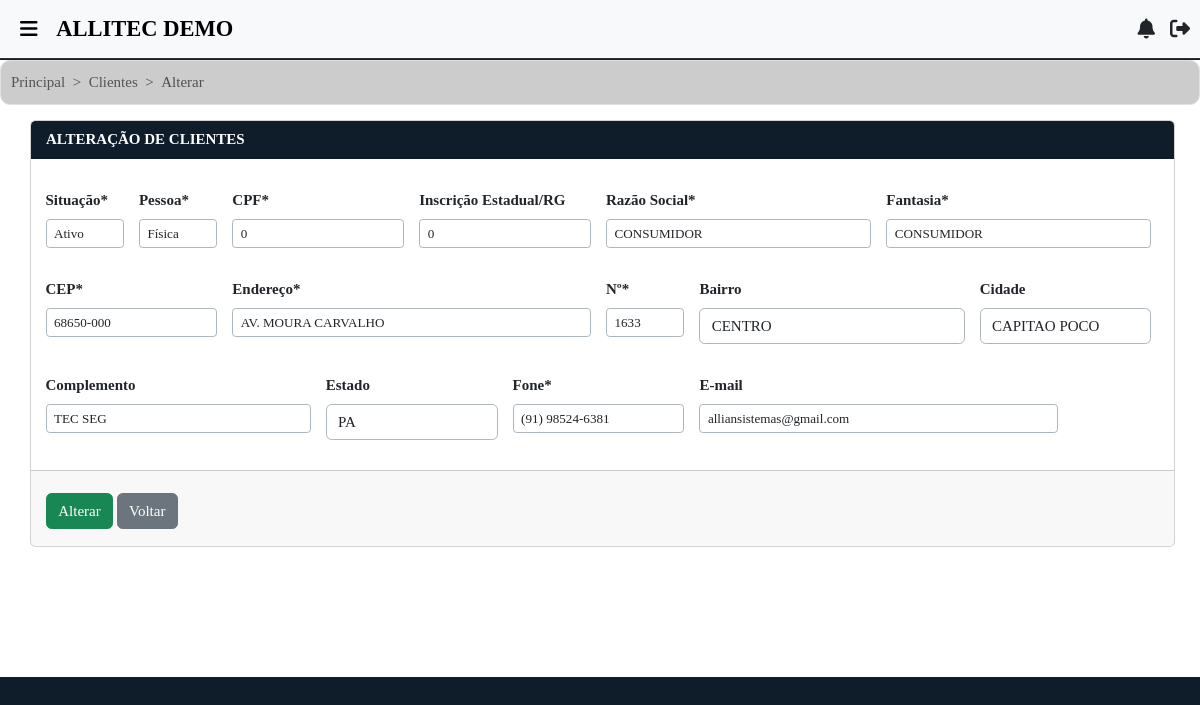
Screenshot of /clientes/att/1/ (signed in) with the database file from the repository.
### filiais/models.py (models this page shows, shortened)
class Usuario(AbstractUser):
    empresa = models.ForeignKey(Empresa, on_delete=models.CASCADE, related_name="usuarios", null=True, blank=True)
    filial_user = models.ForeignKey(Filial, on_delete=models.SET_NULL, null=True, blank=True, related_name="usuarios")
    codigo_local = models.PositiveIntegerField(blank=True, null=True)
    gerar_senha_lib = models.BooleanField(default=False, verbose_name='Gerar Senha de Liberação')
    senha_liberacao = models.CharField(max_length=20, blank=True, null=True, verbose_name='Senha de Liberação')
    is_master = models.BooleanField(default=False)
    class Meta:
        unique_together = ('username', 'empresa')

class Filial(models.Model):
    situacao = models.CharField(
        max_length=10,
        verbose_name="Situação",
        choices=[
            ('Ativa', 'Ativa'),
            ('Inativa', 'Inativa')
        ]
    )
    layout_contrato = models.CharField(
        max_length=10,
        verbose_name="Layout Contrato",
        choices=[
            ('Layout 1', 'Layout 1'),
            ('Layout 2', 'Layout 2')
        ],
        default="Layout 1"
    )
    tp_chave = models.CharField(
        max_length=20,
        verbose_name="Tipo de Chave Pix",
        choices=[
            ('CPF', 'CPF'),
            ('CNPJ', 'CNPJ'),
            ('E-mail', 'E-mail'),
            ('Telefone', 'Telefone'),
            ('Chave Aleatória', 'Chave Aleatória')
        ]
    )
    chave_pix = models.CharField(
        max_length=100,
        verbose_name="Chave Pix"
    )
    banco_fil = models.ForeignKey('bancos.Banco', on_delete=models.CASCADE, null=True, blank=True)
    beneficiario = models.CharField(max_length=255, verbose_name='Nome Beneficiário')
    info_comp = models.TextField(default="Obrigado pela preferência!", blank=True)
    info_orcamento = models.TextField(default="*Caro cliente, caso você encontre um orçamento com valor inferior, podemos analisar o orçamento concorrente para fecharmos negócio.", blank=True)
    cnpj = models.CharField(max_length=20, verbose_name='CNPJ')
    ie = models.CharField(max_length=20, verbose_name='Inscrição Estadual')
    razao_social = models.CharField(max_length=100, verbose_name='Razão Social')
    fantasia = models.CharField(max_length=100, verbose_name='Fantasia')
    endereco = models.CharField(max_length=100, verbose_name='Endereço')
    cep = models.CharField(max_length=10, verbose_name='CEP')
    numero = models.CharField(max_length=10, verbose_name='Nº')
    bairro_fil = models.ForeignKey('bairros.Bairro', on_delete=models.SET_NULL, null=True)
    complem = models.CharField(max_length=20, verbose_name='Complemento', blank=True)
    cidade_fil = models.ForeignKey('cidades.Cidade', on_delete=models.SET_NULL, null=True)
    uf = models.ForeignKey('estados.Estado', on_delete=models.SET_NULL, null=True)
    tel = models.CharField(max_length=15, verbose_name='Fone')
    email = models.EmailField(max_length=40, verbose_name='E-mail')
    fantasia_normalizado = models.CharField(max_length=255, editable=False)
    logo = models.FileField(upload_to='logo/', null=True, blank=True, default='default_logo.png')
    vinc_emp = models.ForeignKey(Empresa, on_delete=models.CASCADE)
    dt_criacao = models.CharField(
        max_length=30,
        verbose_name='Data de Registro',
        default=data_hoje_formatada
    )
    dt_inativacao = models.CharField(max_length=30, verbose_name='Data de Inativação', blank=True, null=True)
    principal = models.BooleanField(default=False, verbose_name='Filial Principal')
    vinculada_a = models.ForeignKey('self', null=True, blank=True, on_delete=models.CASCADE, related_name='filiais_secundarias', verbose_name='Filial Vinculada à')
    class Meta:
        verbose_name_plural = "Filiais"

### clientes/models.py (models this page shows, shortened)
class Cliente(models.Model):
    vinc_emp = models.ForeignKey("empresas.Empresa", on_delete=models.CASCADE)
    situacao = models.CharField(
        max_length=10,
        verbose_name="Situação",
        choices=[
            ('Ativo', 'Ativo'),
            ('Inativo', 'Inativo')
        ]
    )
    pessoa = models.CharField(
        max_length=10,
        verbose_name="Pessoa",
        choices=[
            ('Física', 'Física'),
            ('Jurídica', 'Jurídica')
        ]
    )
    cpf_cnpj = models.CharField(max_length=25)
    ie = models.CharField(max_length=20, blank=True, null=True)
    razao_social = models.CharField(max_length=100)
    fantasia = models.CharField(max_length=100)
    endereco = models.CharField(max_length=100)
    cep = models.CharField(max_length=10)
    numero = models.CharField(max_length=10)
    bairro = models.ForeignKey(Bairro, on_delete=models.SET_NULL, null=True)
    cidade = models.ForeignKey(Cidade, on_delete=models.SET_NULL, null=True)
    uf = models.ForeignKey(Estado, on_delete=models.SET_NULL, null=True)
    complem = models.CharField(max_length=30, blank=True, default="")
    tel = models.CharField(max_length=30)
    email = models.EmailField(max_length=40)
    dt_reg = models.CharField(max_length=10, verbose_name="Data de Registro", default=data_hoje_formatada)
    class Meta:
        verbose_name_plural = "Clientes"

### clientes/views.py (the view)
# urls.py: path("att/<int:id>/", views.att_cliente, name='att-cliente'),
@verifica_alguma_permissao(
    'clientes.add_cliente',
    'clientes.change_cliente',
    'clientes.delete_cliente'
)
@login_required
def att_cliente(request, id):
    cli = get_object_or_404(Cliente, pk=id)
    form = ClienteForm(instance=cli)
    if not request.user.has_perm('clientes.change_cliente'):
        messages.info(request, 'Você não tem permissão para editar clientes.')
        return redirect('/clientes/lista/')
    if request.method == 'POST':
        form = ClienteForm(request.POST, instance=cli)
        if form.is_valid():
            cli.save()
            clie = str(cli.id)
            messages.success(request, 'Cliente atualizado com sucesso!')
            return redirect('/clientes/lista/?tp=cod&s=' + clie)
        else:
            error_messages = []
            for field in form:
                if field.errors:
                    for error in field.errors:
                        error_messages.append(f"<i class='fa-solid fa-xmark'></i> Campo ({field.label}) é obrigatório!")
            return render(request, 'clientes/att_cliente.html', {'form': form, 'cli': cli, 'error_messages': error_messages})
    else:
        return render(request, 'clientes/att_cliente.html', {'form': form, 'cli': cli})

### bairros/models.py (called while the page is built)
    def __str__(self):
        return self.nome_bairro

### cidades/models.py (called while the page is built)
    def __str__(self):
        return self.nome_cidade

### estados/models.py (called while the page is built)
    def __str__(self):
        return self.nome_estado

### filiais/context_processors.py (called while the page is built)
def notificacoes(request):
    if request.user.is_authenticated:
        notificacoes = Notification.objects.filter(recipient=request.user, unread=True)
        return {'notificacoes': notificacoes}
    return {'notificacoes': []}

### util/permissoes.py (called while the page is built)
def verifica_alguma_permissao(*permissoes_codenames):
    def decorator(view_func):
        @wraps(view_func)
        def _wrapped_view(request, *args, **kwargs):
            if not any(request.user.has_perm(perm) for perm in permissoes_codenames):
                messages.warning(
                    request,
                    'Usuário não autorizado para realizar esta função.'
                )
                return redirect('inicio')
            return view_func(request, *args, **kwargs)
        return _wrapped_view
    return decorator

### templates/clientes/att_cliente.html (shortened to what this page needs)
{% extends 'base.html' %}
{% load static %}
{% load crispy_forms_tags %}
{% block content %}
<div class="container-fluid bg-white">
    <nav style="--bs-breadcrumb-divider: '>';" aria-label="breadcrumb">
        <ol class="breadcrumb">
            <li class="breadcrumb-item"><a href="{% url 'inicio' %}" id="item-naveg">Principal</a></li>
            <li class="breadcrumb-item"><a href="{% url 'lista-clientes' %}" id="item-naveg">Clientes</a></li>
            <li class="breadcrumb-item active" aria-current="page">Alterar</li>
        </ol>
    </nav>
    <div class="formularios">
        <form method="POST" id="createForm" enctype="multipart/form-data">
            {% if cli %}
                <div class="card">
                    <div class="card-header">
                        <span>
                            ALTERAÇÃO DE CLIENTES
                        </span>
                    </div>
                    <div class="card-body">
                        <div class="row g-3" style="margin-left: -8px;">
                            <div class="col-md-1">
                                {{ form.situacao|as_crispy_field }}
                            </div>
                            <div class="col-md-1">
                                {{ form.pessoa|as_crispy_field }}
                            </div>
                            <div class="col-md-2">
                                {{ form.cpf_cnpj|as_crispy_field }}
                            </div>
                            <div class="col-md-2">
                                {{ form.ie|as_crispy_field }}
                            </div>
                            <div class="col-md-3">
                                {{ form.razao_social|as_crispy_field }}
                            </div>
                            <div class="col-md-3">
                                {{ form.fantasia|as_crispy_field }}
                            </div>
                            <div class="col-md-2">
                                {{ form.cep|as_crispy_field }}
                            </div>
                            <div class="col-md-4">
                                {{ form.endereco|as_crispy_field }}
                            </div>
                            <div class="col-md-1">
                                {{ form.numero|as_crispy_field }}
                            </div>
                            <div class="col-md-3">
                                {{ form.bairro|as_crispy_field }}
                            </div>
                            <div class="col-md-2">
                                {{ form.cidade|as_crispy_field }}
                            </div>
                            <div class="col-md-3">
                                {{ form.complem|as_crispy_field }}
                            </div>
                            <div class="col-md-2">
                                {{ form.uf|as_crispy_field }}
                            </div>
                            <div class="col-md-2">
                                {{ form.tel|as_crispy_field }}
                            </div>
                            <div class="col-md-4">
                                {{ form.email|as_crispy_field }}
                            </div>
                        </div>
                    </div>
                    <div class="card-footer">
                        <div class="base_botao">
                            <button type="button" class="btn btn-success botoes" data-bs-toggle="modal" data-bs-target="#staticBackdrop" id="openModalBtn">Alterar</button>
                            <a href="#" class="btn btn-secondary botoes" id="voltarBtn" style="margin-right: 10px;" data-bs-toggle="modal" data-bs-target="#loadingModal">Voltar</a>
                        </div>
                    </div>
                </div>
            {% endif %}
        </form>
    </div>
</div>
{% endblock %}

### templates/base.html (shortened to what this page needs)
<!doctype html>
{% load static %}
<html lang="pt-BR">
<head>
    <link href="https://cdn.jsdelivr.net/npm/bootstrap@5.3.2/dist/css/bootstrap.min.css" rel="stylesheet">
    <link href="https://cdn.jsdelivr.net/npm/select2@4.1.0-rc.0/dist/css/select2.min.css" rel="stylesheet" />
    <link rel="stylesheet" href="https://code.jquery.com/ui/1.14.1/themes/base/jquery-ui.css">
    <link rel="stylesheet" type="text/css" href="https://cdn.jsdelivr.net/npm/toastify-js/src/toastify.min.css">
    <link rel="stylesheet" href="{% static 'css/styles.css' %}">
</head>
<body>
    <div class="container-fluid">
        {% if user.is_authenticated %}
            <nav class="navbar fixed-top navbar-expand-lg bg-body-tertiary">
                <div class="container-fluid">
                    <div class="d-flex align-items-center">
                        <i class="navbar-brand fa-solid fa-bars"
                           style="margin-left: 20px; font-size: 20px;"
                           data-bs-toggle="offcanvas"
                           href="#offcanvasExample"
                           role="button"
                           aria-controls="offcanvasExample"></i>
                        {% if request.user.is_superuser %}
                            <a class="navbar-brand ms-1" href="{% url 'lista-empresas' %}" style="text-decoration: none;">
                                <div class="text-uppercase" style="font-size: 1.5rem; font-weight: bold;">
                                    ADMINISTRAÇÃO
                                </div>
                            </a>
                        {% else %}
                            <a class="navbar-brand ms-1" href="{% url 'inicio' %}" style="text-decoration: none;">
                                <div class="text-uppercase" style="font-size: 1.5rem; font-weight: bold;">
                                    {{ request.user.filial_user.fantasia }}
                                </div>
                            </a>
                        {% endif %}
                    </div>
                    <div class="d-flex align-items-center ms-auto" style="font-size: 20px; margin-right: 10px;">
                        <div class="nav-item dropdown">
                            <a class="nav-link" href="#" id="notificationsDropdown" role="button"
                               data-bs-toggle="dropdown" aria-expanded="false">
                                <i class="fas fa-bell"></i>
                            </a>
                        </div>
                        {% if request.user.is_superuser %}
                            <div class="nav-item ms-3">
                                <a class="nav-link" href="{% url 'logout-view-superuser' %}" title="Sair"
                                   onclick="showLoadingModal()">
                                    <i class="fa-solid fa-right-from-bracket"></i>
                                </a>
                            </div>
                        {% else %}
                            <div class="nav-item ms-3">
                                <a class="nav-link" href="{% url 'logout-view' %}" title="Sair"
                                   onclick="showLoadingModal()">
                                    <i class="fa-solid fa-right-from-bracket"></i>
                                </a>
                            </div>
                        {% endif %}
                    </div>
                </div>
            </nav>
        {% endif %}
    </div>
    {% block content %}{% endblock %}
</body>
</html>

### static/css/styles.css (style rules this page uses)
body, html { width: 100%; min-height: 100%; margin: 0; padding: 0; background: #0f1d2b; font-size: 15px; font-family: Times; overflow-x: hidden; overflow-y: auto; }
.card { margin-left: 10px; margin-right: 10px; margin-bottom: 130px; }
.container-fluid.bg-white { margin-top: 60px; }
label { font-weight: bold; }
@media (min-width: 769px) { .container-fluid.bg-white { overflow-y: auto; } }
.card-header { background-color: #0f1d2b; color: white; font-weight: bold; }
.container-fluid { padding: 0; height: auto; max-height: none; overflow-y: visible; }
.container-fluid .row { margin: 0; }
.navbar { border-bottom: 1px solid #333; margin-bottom: 20px; }
.navbar-brand { font-weight: bold; }
#item-naveg { text-decoration: none; color: #545454; }
.breadcrumb { background-color: #CCC; padding: 1%; }
.botoes { margin-bottom: 10px; }
.formularios { margin-left: 20px; margin-right: 15px; }
.base_botao { margin-top: 15px; }
html, body { max-width: 100%; overflow-x: hidden; }
.breadcrumb { border: 1px solid #dee2e6; border-radius: 10px; padding: 10px; }
.form-select { -webkit-appearance: none;-moz-appearance: none;appearance: none;background: none;padding-right: 10px; }
* { scrollbar-width: thin; scrollbar-color: #0f1d2b #f1f1f1; }

### rows the page displays
Usuario: user.filial_user.fantasia "ALLITEC DEMO"
Cliente: situacao "Ativo", pessoa "Física", cpf_cnpj "0", ie "0", razao_social "CONSUMIDOR", fantasia "CONSUMIDOR", cep "68650-000", endereco "AV. MOURA CARVALHO", numero "1633", bairro "CENTRO", cidade "CAPITAO POCO", complem "TEC SEG", uf "PA", tel "(91) 98524-6381", email "alliansistemas@gmail.com"
